Frame 1 (no input): blank canvas, image omitted
Frame 60 (the mouse pressed at the canvas centre just before this capture): blank canvas, image omitted
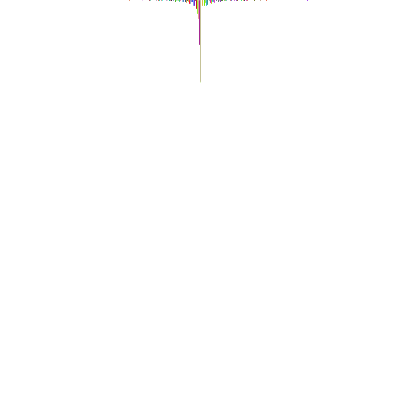
Frame 120 (the mouse held since frame 60 and released just before this capture)

The Processing sketch whose frames 1 and 60 were blank and that drew this single picture after the mouse press (run headless with seeded random() and noise(); from frame 60 on, the mouse is pressed at the canvas centre):

// Processing sketch: standard_distribution
// ── standard_distribution.pde
float dice1 = 0;
float dice2 = 0;
float sum = 0;
float TOTAL_RECTS = 20;
float zero =0;
float counter[] = new float[1000];
void setup()
{
  background(255);
  size(400,400);
  for (int i = 0; i < 1000; i++)
  {
    counter[i] = 0;
  }
  
}
void draw()
{
  dice1 = randomGaussian();
  
 float index = dice1 / 400;
  counter[int(index)] = counter[int(index)] + 1;
  if(dice1 >0)
  {
  line(dice1* 30 + 200,0,dice1* 30 + 200,  counter[int(index)]/ (dice1 * 100));
  }
  else if (dice1 < 0)
  {
    line(dice1* 30 + 200,0,dice1* 30 + 200,  counter[int(index)]/ (-dice1 * 100));
  }
  else
  {
    line(dice1* 30 + 200,0,dice1* 30 + 200,  zero);
    zero = zero + 0.1;
  }
  stroke(int(random(1,255)),int(random(1,255)), int(random(1,255)));
  strokeWeight(1);
  
  
  sum = 0;
}
